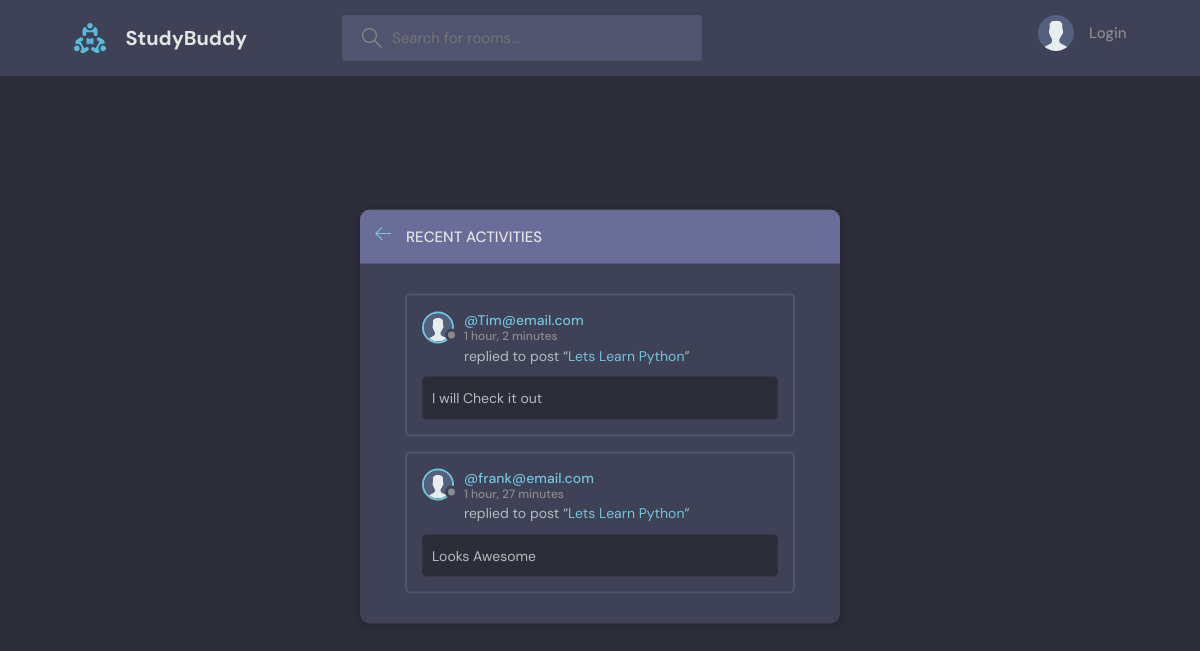
The page /activity/ on the database its author committed.
### base/models.py (models this page shows, shortened)
class Message(models.Model):
    user = models.ForeignKey(User, on_delete=models.CASCADE)
    room = models.ForeignKey(Room, on_delete=models.CASCADE)
    body = models.TextField()
    updated = models.DateTimeField(auto_now=True)
    created = models.DateTimeField(auto_now_add=True)
    class Meta:
        ordering = ['-updated', '-created'] # newest item gets shown first

class User(AbstractUser):
    name = models.CharField(max_length=200, null=True)
    email = models.EmailField(null=True, unique=True)
    bio = models.TextField(null=True)
    avatar = models.ImageField(null=True, default="avatar.svg")
    USERNAME_FIELD = 'email'
    REQUIRED_FIELDS = []

class Room(models.Model):
    host = models.ForeignKey(User, on_delete=models.SET_NULL, null=True)
    topic = models.ForeignKey(Topic, on_delete=models.SET_NULL, null=True)
    name = models.CharField(max_length=200)
    description = models.TextField(null=True, blank=True)
    participants = models.ManyToManyField(User, related_name='participants', blank=True)
    updated = models.DateTimeField(auto_now=True)
    created = models.DateTimeField(auto_now_add=True)   # autonow add saves the value when it was instaniated
    class Meta:
        ordering = ['-updated', '-created'] # newest item gets shown first
    def __str__(self) -> str:
        return self.name

### base/views.py (the view)
# urls.py: path('activity/', views.activityPage, name="activity"),
def activityPage(request):
    room_messages = Message.objects.all()
    return render(request, 'base/activity.html', {'room_messages':room_messages})

### base/templates/base/activity.html (shortened to what this page needs)
{% extends 'main.html' %}
{% block content %}
  <main class="layout">
    <div class="container">
      <div class="layout__box">
        <div class="layout__boxHeader">
          <div class="layout__boxTitle">
            <a href="{% url 'home' %}">
              <svg version="1.1" xmlns="http://www.w3.org/2000/svg" width="32" height="32" viewBox="0 0 32 32">
                <title>arrow-left</title>
                <path
                  d="M13.723 2.286l-13.723 13.714 13.719 13.714 1.616-1.611-10.96-10.96h27.625v-2.286h-27.625l10.965-10.965-1.616-1.607z"
                ></path>
              </svg>
            </a>
            <h3>Recent Activities</h3>
          </div>
        </div>
        <div class="activities-page layout__body">
          {% for message in room_messages %}
          <div class="activities__box">
            <div class="activities__boxHeader roomListRoom__header">
              <a href="{% url 'user-profile' message.user.id %}" class="roomListRoom__author">
                <div class="avatar avatar--small">
                  <img src="{{ message.user.avatar.url }}" />
                </div>
                <p>
                  @{{ message.user}}
                  <span>{{ message.created | timesince }}</span>
                </p>
              </a>
          </div>
            <div class="activities__boxContent">
              <p>replied to post “<a href="{% url 'room' message.room.id %}">{{message.room}}</a>”</p>
              <div class="activities__boxRoomContent">
                {{ message.body }}
              </div>
            </div>
          </div>
          {% endfor %}
        </div>
      </div>
    </div>
  </main>
{% endblock %}

### static/styles/style.css (style rules this page uses)
:root { --color-main: #71c6dd; --color-main-light: #e1f6fb; --color-dark: #3f4156; --color-dark-medium: #51546e; --color-dark-light: #696d97; --color-light: #e5e5e5; --color-gray: #8b8b8b; --color-light-gray: #b2bdbd; --color-bg: #2d2d39; --color-success: #5dd693; --color-error: #fc4b0b; }
* { font-family: "DM Sans", -apple-system, BlinkMacSystemFont, "Segoe UI", Roboto, Oxygen, Ubuntu, Cantarell, "Open Sans", "Helvetica Neue", sans-serif; margin: 0; padding: 0; box-sizing: border-box; text-rendering: optimizeLegibility; font-size: inherit; }
html { font-size: 56.25%; }
@media only screen and (min-width: 1200px) { html { font-size: 62.5%; } }
body { line-height: 1.6; font-weight: 400; font-size: 1.5rem; color: var(--color-light-gray); background-color: var(--color-bg); min-height: 100vh; }
img { width: 100%; }
a { display: inline-block; color: var(--color-main); text-decoration: none; }
.container { max-width: 120rem; width: 90%; margin: auto; }
.avatar { position: relative; display: inline-block; border-radius: 50%; border: 2px solid var(--color-main); }
.avatar img { display: block; border-radius: 50%; object-fit: cover; object-position: center; }
.avatar::after { content: ""; display: block; position: absolute; background-color: var(--color-gray); z-index: 111; border-radius: 50%; border: 0.3rem solid var(--color-dark); }
.avatar.avatar--small img { width: 2.8rem; height: 2.8rem; }
.avatar.avatar--small:after { width: 0.7rem; height: 0.7rem; bottom: 0px; right: -6px; }
.layout { margin-top: 2.4rem; }
.layout > .container { display: flex; justify-content: space-between; align-items: flex-start; }
.layout__box { width: 90%; max-width: 48rem; min-height: 40rem; position: absolute; top: 50%; left: 50%; transform: translate(-50%, -46%); background-color: var(--color-dark); border-radius: 1rem; box-shadow: 1px 1px 6px 3px rgba(0, 0, 0, 0.1); overflow: hidden; }
.layout__boxHeader { display: flex; padding: 1.5rem; background-color: var(--color-dark-light); }
.layout__boxTitle { display: flex; gap: 1.5rem; align-items: center; }
.layout__boxTitle h3 { text-transform: uppercase; font-weight: 500; color: var(--color-light); }
.layout__boxTitle svg { width: 1.6rem; height: 1.6rem; fill: var(--color-main); }
.layout__body { margin: 3rem; }
.roomListRoom__header { display: flex; justify-content: space-between; align-items: center; }
.roomListRoom__author { font-weight: 500; display: flex; align-items: center; gap: 1rem; }
.activities__box { margin: 1.5rem; padding: 1.5rem; border: 2px solid var(--color-dark-medium); border-radius: 5px; }
.activities__boxHeader p { font-size: 1.4rem; line-height: 1.3; }
.activities__boxHeader p span { color: var(--color-gray); font-size: 1.2rem; display: block; }
.activities__boxContent { margin-left: 4.2rem; }
.activities__boxContent { font-size: 1.4rem; }
.activities__boxRoomContent { background: var(--color-bg); padding: 1rem; border-radius: 5px; margin-top: 1rem; margin-left: -4.2rem; }

### rows shown on the page
Message: user.avatar (placeholder picture), user "Tim@email.com", created "1 hour, 2 minutes", room "Lets Learn Python", body "I will Check it out"
Message: user.avatar (placeholder picture), user "frank@email.com", created "1 hour, 27 minutes", room "Lets Learn Python", body "Looks Awesome"
